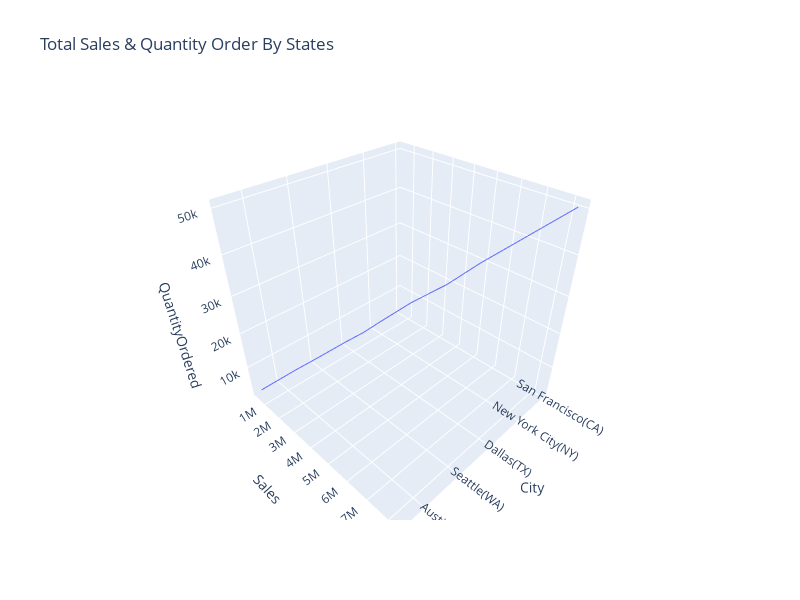

This figure's notebook cell:
### Markdown cell above
## 3 Dimensional Plot For Total Quantity and Sale By Cities

### Code cell
fig = px.line_3d(stockData3BestCity, x="City", y="Sales", z="QuantityOrdered", title='Total Sales & Quantity Order By States',
                 width=800, height=600)
fig.show()
#with open("figure3.pdf", "wb") as f:
#    f.write(scope.transform(fig, format="pdf"))
#fig.write_html("file13.html")

### Figure 1 — Plotly figure (JSON) as saved in the notebook; plotly's stock layout.template omitted (floating-point values rounded to 4 significant figures)
{"data": [{"hovertemplate": "City=%{x}<br>Sales=%{y}<br>QuantityOrdered=%{z}<extra></extra>", "legendgroup": "", "line": {"color": "#636efa", "dash": "solid"}, "mode": "lines", "name": "", "scene": "scene", "showlegend": false, "type": "scatter3d", "x": [" San Francisco(CA)", " Los Angeles(CA)", " New York City(NY)", " Boston(MA)", " Dallas(TX)", " Atlanta(GA)", " Seattle(WA)", " Portland(OR)", " Austin(TX)", " Portland(ME)"], "y": [8262000.0, 5453000.0, 4664000.0, 3662000.0, 2768000.0, 2795000.0, 2748000.0, 1871000.0, 1820000.0, 449800.0], "z": [50239, 33289, 27932, 22528, 16730, 16602, 16553, 11303, 11153, 2750]}], "layout": {"height": 600, "legend": {"tracegroupgap": 0}, "scene": {"domain": {"x": [0, 1], "y": [0, 1]}, "xaxis": {"title": {"text": "City"}}, "yaxis": {"title": {"text": "Sales"}}, "zaxis": {"title": {"text": "QuantityOrdered"}}}, "title": {"text": "Total Sales & Quantity Order By States"}, "width": 800}}
